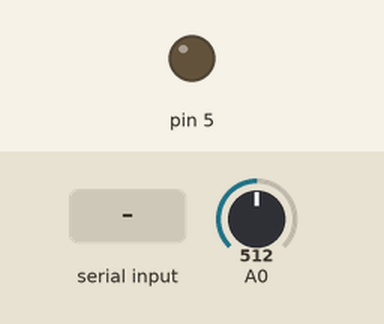
Recording of a sketch running on a simulated Arduino Uno, built with avr-gcc and run on an emulated ATmega328P. Parts: output pins drawn as LEDs (lit = HIGH). The inputs (shaded band) are chosen by the test bench; at power-on: A0 = 512. What the sketch prints to the serial monitor is not drawn.

Above: at 1.2 s.
1.3 s: "1" received over Serial
Timing chart, 0 to 4.3 s (numbered marks = the images above; inputs shaded):
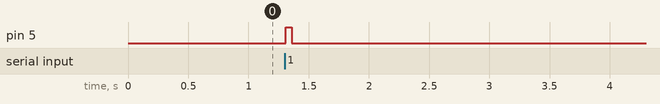

The sketch:

bluetooth.ino
```cpp
int firstSensor = 0;    // first analog sensor
int secondSensor = 0;   // second analog sensor
int thirdSensor = 0;    // digital sensor
int inByte = 0;         // incoming serial byte

void setup()
{
  Serial.begin(9600);
  pinMode(A0, INPUT);
  pinMode(5, OUTPUT);
}

void loop()
{
  if(Serial.available() > 0){
    Serial.read();
    digitalWrite(5,HIGH);
  }else{
    digitalWrite(5,LOW);
  }
  inByte = map(analogRead(A0),0,1024,0,255);
  Serial.println(inByte);
  delay(50);
}
```

Measured:
- after the input at 1.3 s, pin 5: LOW → HIGH at once, → LOW 0.05 s later
